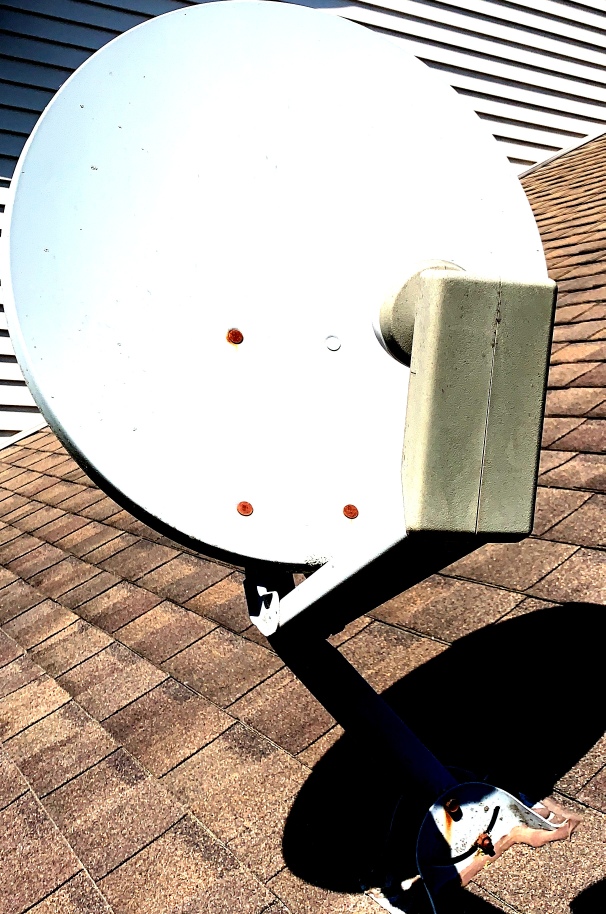
#> input picture sagemaker_model/images/IMG_6384.jpg, 1816 x 2742 px (shown at 1/3 size); its folder holds 4 pictures in this run
$ jupyter execute --allow-errors iot-notebook.ipynb
#> lines starting #> are read from the running program, lines starting #| are printed output that depends on the picture
[cell 1]
import numpy as np
from numpy import asarray
import sagemaker.amazon.common as smac
import io
import cv2
import glob

# Open the image form working directory
def read_image(cv2_image_name):
#> called with cv2_image_name = 'images/IMG_6384.jpg'
    image_height_rs = 324
    image_width_rs = 486

    cv2_image=cv2.imread(cv2_image_name)
#> cv2_image is the input picture: shape (2742, 1816, 3); mean B, G, R 154.9, 164.3, 174.2
    # resize image
    cv2_resized_image = cv2.resize(cv2_image, (image_height_rs, image_width_rs))
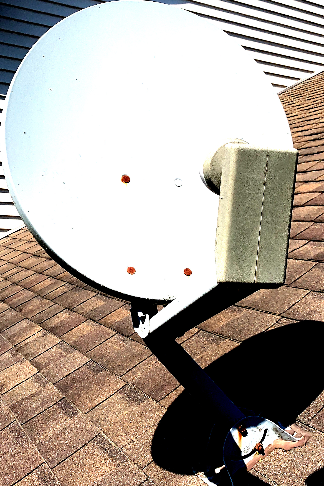
#> cv2_resized_image: shape (486, 324, 3); mean B, G, R 154.8, 164.3, 174.2
    # reshape image
    cv2_reshaped_image = np.reshape(cv2_resized_image, cv2_resized_image.shape[0]*cv2_resized_image.shape[1]*cv2_resized_image.shape[2])
    return cv2_reshaped_image

# Load images to train the model
file_name_list = []
train_set_vectors = []
train_set_labels_array = []
for filename in glob.glob('images/*'):
    file_name_list.append(filename)
    cv2_image=read_image(filename)
    label_value=0 if ("_invalid" in filename) else 1
    train_set_vectors.append(cv2_image)
    #Add labels (0 if image name includes _invalid keyword, otherwise 1)
    train_set_labels_array.append(np.int_(label_value))
#> pass 2 of the loop `for filename in glob.glob('images/*'):`:
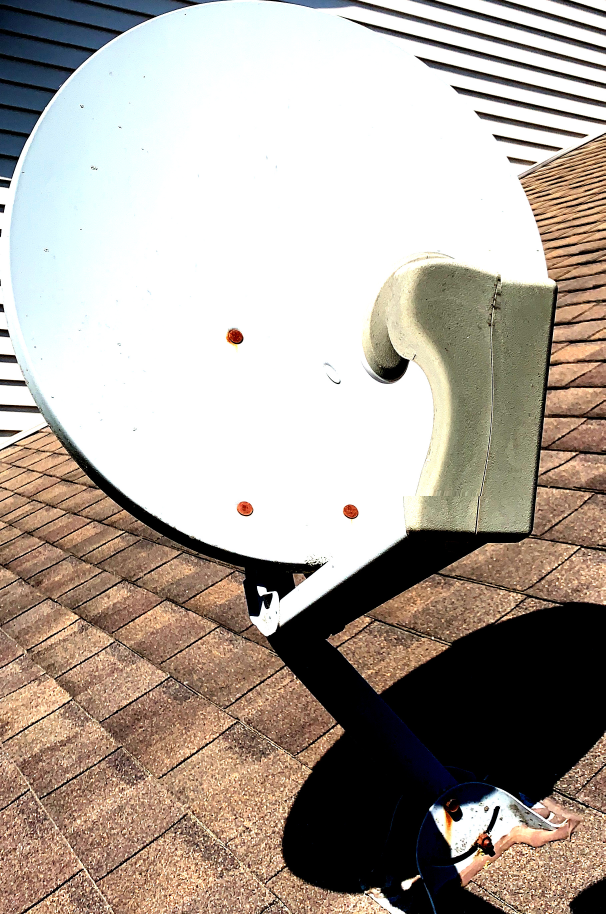
#> input picture sagemaker_model/images/IMG_6384_invalid.jpg, 1816 x 2742 px (shown at 1/3 size)
#> in read_image, cv2_image is the input picture: shape (2742, 1816, 3); mean B, G, R 154.8, 164.3, 174.2
#> in read_image (call 2), `cv2_resized_image = cv2.resize(cv2_image, (image_height_rs, image_widt..`:
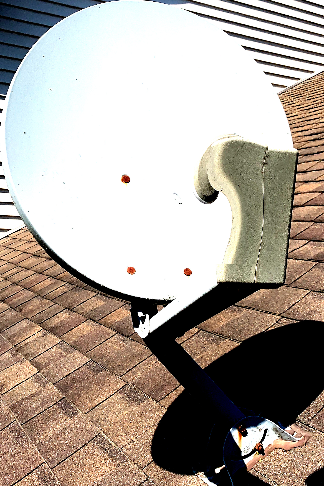
#> cv2_resized_image: shape (486, 324, 3); mean B, G, R 154.8, 164.2, 174.2
#> pass 3 of the loop `for filename in glob.glob('images/*'):`:
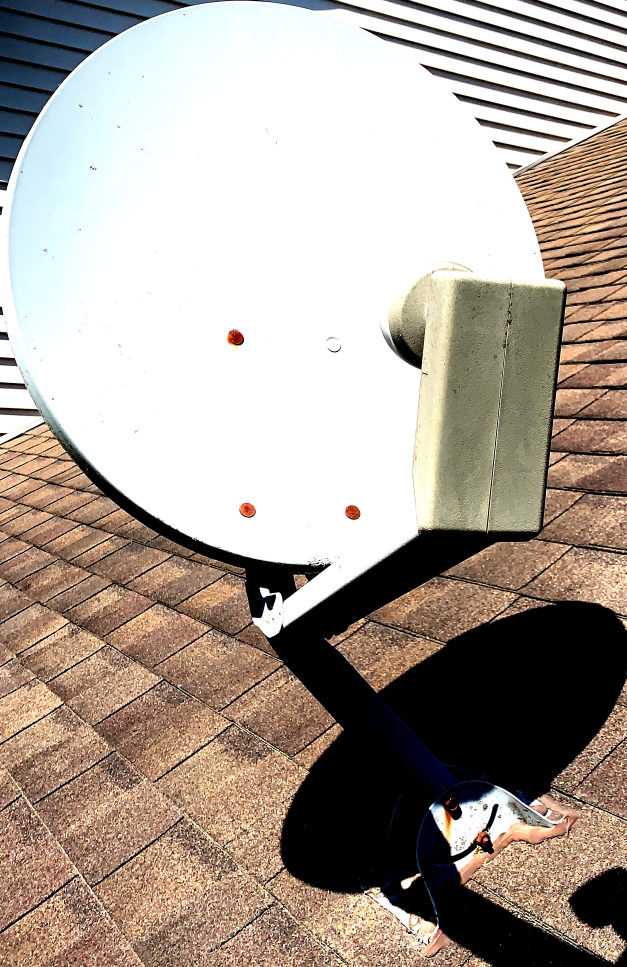
#> input picture sagemaker_model/images/IMG_6385.jpg, 1880 x 2900 px (shown at 1/3 size)
#> in read_image, cv2_image is the input picture: shape (2900, 1880, 3); mean B, G, R 150.8, 160.7, 172
#> in read_image (call 3), `cv2_resized_image = cv2.resize(cv2_image, (image_height_rs, image_widt..`:
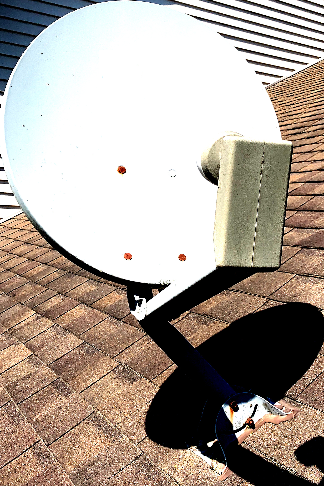
#> cv2_resized_image: shape (486, 324, 3); mean B, G, R 150.8, 160.7, 172
#> the loop made 4 passes; the first 3 are shown

vectors = np.array([t.tolist() for t in train_set_vectors]).astype("float32")
train_set_labels = np.array(train_set_labels_array)
labels=train_set_labels.astype("float32")

buf = io.BytesIO()
smac.write_numpy_to_dense_tensor(buf, vectors, labels)
#> (this line was passed over: sagemaker is not available in this run)
buf.seek(0)
